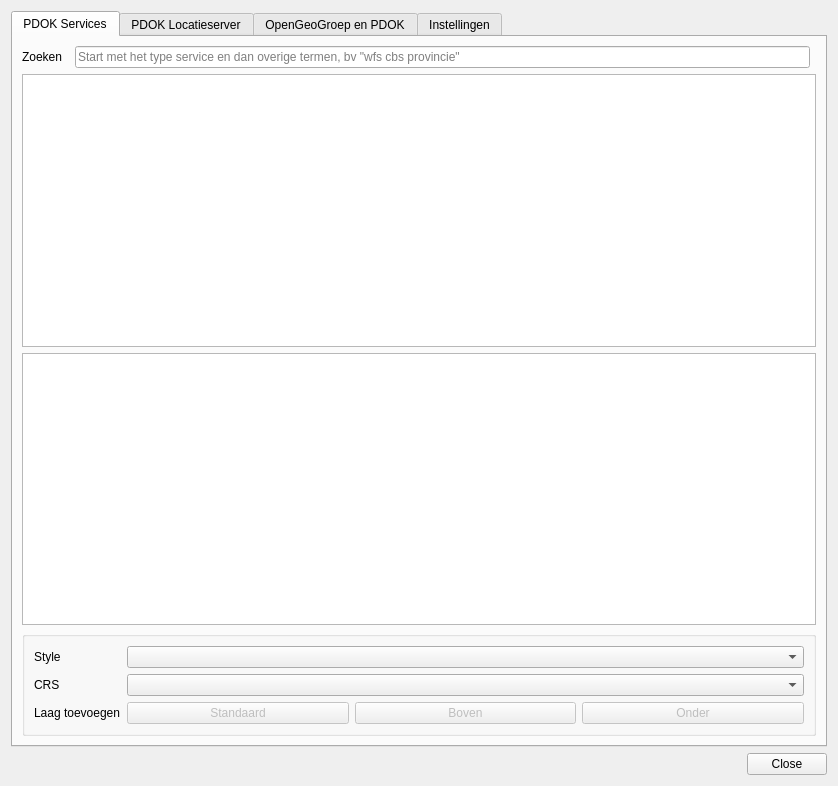
<?xml version="1.0" encoding="UTF-8"?>
<ui version="4.0">
 <class>PdokServicesPlugin</class>
 <widget class="QDialog" name="PdokServicesPluginDialog">
  <property name="geometry">
   <rect>
    <x>0</x>
    <y>0</y>
    <width>838</width>
    <height>786</height>
   </rect>
  </property>
  <property name="windowTitle">
   <string>PDOK Services Plugin</string>
  </property>
  <layout class="QVBoxLayout" name="verticalLayout">
   <item>
    <widget class="QTabWidget" name="tabWidget">
     <property name="sizePolicy">
      <sizepolicy hsizetype="Expanding" vsizetype="Expanding">
       <horstretch>0</horstretch>
       <verstretch>0</verstretch>
      </sizepolicy>
     </property>
     <property name="currentIndex">
      <number>0</number>
     </property>
     <widget class="QWidget" name="layers_tab">
      <attribute name="title">
       <string>PDOK Services</string>
      </attribute>
      <layout class="QGridLayout" name="gridLayout_2">
       <item row="1" column="0" colspan="4">
        <widget class="QTableView" name="servicesView">
         <property name="sizePolicy">
          <sizepolicy hsizetype="Expanding" vsizetype="Expanding">
           <horstretch>0</horstretch>
           <verstretch>0</verstretch>
          </sizepolicy>
         </property>
         <property name="minimumSize">
          <size>
           <width>0</width>
           <height>0</height>
          </size>
         </property>
         <attribute name="horizontalHeaderDefaultSectionSize">
          <number>150</number>
         </attribute>
        </widget>
       </item>
       <item row="2" column="0" colspan="4">
        <widget class="QTextBrowser" name="layer_info">
         <property name="sizePolicy">
          <sizepolicy hsizetype="Expanding" vsizetype="Expanding">
           <horstretch>0</horstretch>
           <verstretch>0</verstretch>
          </sizepolicy>
         </property>
         <property name="maximumSize">
          <size>
           <width>16777215</width>
           <height>400</height>
          </size>
         </property>
         <property name="openExternalLinks">
          <bool>true</bool>
         </property>
        </widget>
       </item>
       <item row="0" column="2">
        <widget class="QLineEdit" name="layerSearch">
         <property name="placeholderText">
          <string>Start met het type service en dan overige termen, bv &quot;wfs cbs provincie&quot;</string>
         </property>
         <property name="clearButtonEnabled">
          <bool>true</bool>
         </property>
        </widget>
       </item>
       <item row="0" column="0">
        <widget class="QLabel" name="label">
         <property name="text">
          <string>Zoeken</string>
         </property>
        </widget>
       </item>
       <item row="3" column="0" colspan="4">
        <widget class="QGroupBox" name="layer_options_groupbox">
         <property name="sizePolicy">
          <sizepolicy hsizetype="Expanding" vsizetype="Fixed">
           <horstretch>0</horstretch>
           <verstretch>0</verstretch>
          </sizepolicy>
         </property>
         <property name="title">
          <string/>
         </property>
         <layout class="QFormLayout" name="formLayout">
          <item row="1" column="0">
           <widget class="QLabel" name="wmsStyleLabel">
            <property name="text">
             <string>Style</string>
            </property>
           </widget>
          </item>
          <item row="1" column="1">
           <widget class="QComboBox" name="wmsStyleComboBox">
            <property name="editable">
             <bool>false</bool>
            </property>
           </widget>
          </item>
          <item row="3" column="0">
           <widget class="QLabel" name="labelCrs">
            <property name="text">
             <string>CRS</string>
            </property>
           </widget>
          </item>
          <item row="3" column="1">
           <widget class="QComboBox" name="comboSelectProj"/>
          </item>
          <item row="5" column="0">
           <widget class="QLabel" name="labelAddLayer">
            <property name="text">
             <string>Laag toevoegen</string>
            </property>
           </widget>
          </item>
          <item row="5" column="1">
           <layout class="QHBoxLayout" name="horizontalLayout">
            <item>
             <widget class="QPushButton" name="btnLoadLayer">
              <property name="enabled">
               <bool>false</bool>
              </property>
              <property name="toolTip">
               <string>Boven actieve kaartlaag toevoegen</string>
              </property>
              <property name="text">
               <string>Standaard</string>
              </property>
             </widget>
            </item>
            <item>
             <widget class="QPushButton" name="btnLoadLayerTop">
              <property name="enabled">
               <bool>false</bool>
              </property>
              <property name="toolTip">
               <string>Als bovenste kaartlaag toevoegen</string>
              </property>
              <property name="text">
               <string>Boven</string>
              </property>
             </widget>
            </item>
            <item>
             <widget class="QPushButton" name="btnLoadLayerBottom">
              <property name="enabled">
               <bool>false</bool>
              </property>
              <property name="toolTip">
               <string>Als onderste kaartlaag toevoegen</string>
              </property>
              <property name="text">
               <string>Onder</string>
              </property>
             </widget>
            </item>
           </layout>
          </item>
         </layout>
        </widget>
       </item>
      </layout>
     </widget>
     <widget class="QWidget" name="ls_tab">
      <attribute name="title">
       <string>PDOK Locatieserver</string>
      </attribute>
      <layout class="QGridLayout" name="gridLayout_4">
       <item row="2" column="0">
        <widget class="QLabel" name="geocoderResultSearchLabel">
         <property name="enabled">
          <bool>false</bool>
         </property>
         <property name="text">
          <string>Filter Resultaten </string>
         </property>
        </widget>
       </item>
       <item row="4" column="0" colspan="3">
        <widget class="QTextBrowser" name="lookupinfo">
         <property name="openExternalLinks">
          <bool>true</bool>
         </property>
        </widget>
       </item>
       <item row="0" column="1" colspan="2">
        <widget class="QLineEdit" name="geocoderSearch">
         <property name="text">
          <string/>
         </property>
         <property name="clearButtonEnabled">
          <bool>true</bool>
         </property>
        </widget>
       </item>
       <item row="3" column="0" colspan="3">
        <widget class="QTableView" name="geocoderResultView"/>
       </item>
       <item row="2" column="1" colspan="2">
        <widget class="QLineEdit" name="geocoderResultSearch">
         <property name="enabled">
          <bool>false</bool>
         </property>
         <property name="clearButtonEnabled">
          <bool>true</bool>
         </property>
        </widget>
       </item>
       <item row="0" column="0">
        <widget class="QLabel" name="label_6">
         <property name="sizePolicy">
          <sizepolicy hsizetype="Fixed" vsizetype="Preferred">
           <horstretch>0</horstretch>
           <verstretch>0</verstretch>
          </sizepolicy>
         </property>
         <property name="text">
          <string>Zoek</string>
         </property>
        </widget>
       </item>
       <item row="1" column="0" colspan="3">
        <widget class="QGroupBox" name="groupBox_3">
         <property name="sizePolicy">
          <sizepolicy hsizetype="Preferred" vsizetype="Preferred">
           <horstretch>0</horstretch>
           <verstretch>0</verstretch>
          </sizepolicy>
         </property>
         <property name="title">
          <string>Zoek Type</string>
         </property>
         <layout class="QGridLayout" name="gridLayout_5">
          <item row="0" column="0">
           <widget class="QCheckBox" name="cbx_gem">
            <property name="text">
             <string>Gemeente</string>
            </property>
            <property name="checked">
             <bool>true</bool>
            </property>
           </widget>
          </item>
          <item row="2" column="0">
           <widget class="QCheckBox" name="cbx_weg">
            <property name="text">
             <string>Weg (BAG openbare ruimte)</string>
            </property>
            <property name="checked">
             <bool>true</bool>
            </property>
           </widget>
          </item>
          <item row="1" column="0">
           <widget class="QCheckBox" name="cbx_wpl">
            <property name="text">
             <string>Woonplaats</string>
            </property>
            <property name="checked">
             <bool>true</bool>
            </property>
           </widget>
          </item>
          <item row="0" column="1">
           <widget class="QCheckBox" name="cbx_adr">
            <property name="text">
             <string>Adres</string>
            </property>
            <property name="checked">
             <bool>true</bool>
            </property>
           </widget>
          </item>
          <item row="1" column="1">
           <widget class="QCheckBox" name="cbx_pcl">
            <property name="text">
             <string>Perceel</string>
            </property>
            <property name="checked">
             <bool>true</bool>
            </property>
           </widget>
          </item>
          <item row="2" column="1">
           <widget class="QCheckBox" name="cbx_hmp">
            <property name="text">
             <string>Hectometerpaal</string>
            </property>
            <property name="checked">
             <bool>true</bool>
            </property>
           </widget>
          </item>
          <item row="3" column="0">
           <widget class="QCheckBox" name="cbx_pcd">
            <property name="text">
             <string>Postcode</string>
            </property>
            <property name="checked">
             <bool>true</bool>
            </property>
           </widget>
          </item>
          <item row="3" column="1">
           <widget class="QPushButton" name="pushButton">
            <property name="sizePolicy">
             <sizepolicy hsizetype="Minimum" vsizetype="Fixed">
              <horstretch>0</horstretch>
              <verstretch>0</verstretch>
             </sizepolicy>
            </property>
            <property name="text">
             <string>Toggle All/None</string>
            </property>
           </widget>
          </item>
         </layout>
        </widget>
       </item>
      </layout>
     </widget>
     <widget class="QWidget" name="about_tab">
      <attribute name="title">
       <string>OpenGeoGroep en PDOK</string>
      </attribute>
      <layout class="QGridLayout" name="gridLayout_3">
       <item row="0" column="0">
        <widget class="QTextBrowser" name="webView">
         <property name="html">
          <string>&lt;!DOCTYPE HTML PUBLIC &quot;-//W3C//DTD HTML 4.0//EN&quot; &quot;http://www.w3.org/TR/REC-html40/strict.dtd&quot;&gt;
&lt;html&gt;&lt;head&gt;&lt;meta name=&quot;qrichtext&quot; content=&quot;1&quot; /&gt;&lt;style type=&quot;text/css&quot;&gt;
p, li { white-space: pre-wrap; }
&lt;/style&gt;&lt;/head&gt;&lt;body style=&quot; font-family:'Cantarell'; font-size:11pt; font-weight:400; font-style:normal;&quot;&gt;
&lt;p style=&quot; margin-top:12px; margin-bottom:12px; margin-left:0px; margin-right:0px; -qt-block-indent:0; text-indent:0px; line-height:162.5%;&quot;&gt;&lt;span style=&quot; font-family:'Helvetica Neue','Helvetica','Arial','sans-serif'; font-size:15px; font-weight:304; color:#444444;&quot;&gt;Deze plugin wordt gemaakt door Richard Duivenvoorde (&lt;/span&gt;&lt;a href=&quot;http://www.zuidt.nl&quot;&gt;&lt;span style=&quot; font-family:'Helvetica Neue','Helvetica','Arial','sans-serif'; font-size:15px; font-weight:304; text-decoration: underline; color:#0000ff;&quot;&gt;Zuidt&lt;/span&gt;&lt;/a&gt;&lt;span style=&quot; font-family:'Helvetica Neue','Helvetica','Arial','sans-serif'; font-size:15px; font-weight:304; color:#444444;&quot;&gt;). &lt;br /&gt;De code van deze plugin is te vinden op &lt;/span&gt;&lt;a href=&quot;https://github.com/rduivenvoorde/pdokservicesplugin&quot;&gt;&lt;span style=&quot; font-family:'Helvetica Neue','Helvetica','Arial','sans-serif'; font-size:15px; font-weight:304; text-decoration: underline; color:#0000ff;&quot;&gt;Github&lt;/span&gt;&lt;/a&gt;&lt;span style=&quot; font-family:'Helvetica Neue','Helvetica','Arial','sans-serif'; font-size:15px; font-weight:304; color:#444444;&quot;&gt;. Bugs kunt u daar melden. &lt;/span&gt;&lt;/p&gt;
&lt;h2 style=&quot; margin-top:16px; margin-bottom:12px; margin-left:0px; margin-right:0px; -qt-block-indent:0; text-indent:0px; line-height:162.5%;&quot;&gt;&lt;span style=&quot; font-family:'Helvetica Neue','Helvetica','Arial','sans-serif'; font-size:x-large; font-weight:600; color:#444444;&quot;&gt;PDOK&lt;/span&gt;&lt;span style=&quot; font-family:'Helvetica Neue','Helvetica','Arial','sans-serif'; font-size:x-large; font-weight:304; color:#444444;&quot;&gt; &lt;/span&gt;&lt;/h2&gt;
&lt;p style=&quot; margin-top:12px; margin-bottom:12px; margin-left:0px; margin-right:0px; -qt-block-indent:0; text-indent:0px; line-height:162.5%;&quot;&gt;&lt;img src=&quot;:/plugins/pdokservicesplugin/resources/pdok.png&quot; style=&quot;float: left;&quot; /&gt;&lt;span style=&quot; font-family:'Helvetica Neue','Helvetica','Arial','sans-serif'; font-size:15px; font-weight:304; color:#444444;&quot;&gt; &lt;/span&gt;&lt;a href=&quot;http://www.pdok.nl&quot;&gt;&lt;span style=&quot; font-family:'Helvetica Neue','Helvetica','Arial','sans-serif'; font-size:15px; font-weight:304; text-decoration: underline; color:#0000ff;&quot;&gt;PDOK&lt;/span&gt;&lt;/a&gt;&lt;span style=&quot; font-family:'Helvetica Neue','Helvetica','Arial','sans-serif'; font-size:15px; font-weight:304; color:#444444;&quot;&gt; stelt webservices beschikbaar van landsdekkende geo-informatie afkomstig van overheden. Deze data komen rechtstreeks bij de bron vandaan, d.w.z. dat overheidsorganisaties bronhouder van deze data zijn. Daardoor zijn de data actueel en betrouwbaar. Bovendien zijn ze door elke afnemer (overheid, bedrijf, particulier) kosteloos te gebruiken. &lt;/span&gt;&lt;/p&gt;
&lt;p style=&quot; margin-top:12px; margin-bottom:12px; margin-left:0px; margin-right:0px; -qt-block-indent:0; text-indent:0px; line-height:162.5%;&quot;&gt;&lt;span style=&quot; font-family:'Helvetica Neue','Helvetica','Arial','sans-serif'; font-size:15px; font-weight:304; color:#444444;&quot;&gt;De lijst van services en lagen in deze plugin worden met behulp van het &lt;/span&gt;&lt;span style=&quot; font-family:'monospace'; font-size:15px; font-weight:304; color:#444444;&quot;&gt;pdokservicesspider&lt;/span&gt;&lt;span style=&quot; font-family:'Helvetica Neue','Helvetica','Arial','sans-serif'; font-size:15px; font-weight:304; color:#444444;&quot;&gt; script gegeneerd (te vinden op &lt;/span&gt;&lt;a href=&quot;https://github.com/rduivenvoorde/pdokservicesplugin&quot;&gt;&lt;span style=&quot; font-family:'Helvetica Neue','Helvetica','Arial','sans-serif'; font-size:15px; font-weight:304; text-decoration: underline; color:#0000ff;&quot;&gt;Github&lt;/span&gt;&lt;/a&gt;&lt;span style=&quot; font-family:'Helvetica Neue','Helvetica','Arial','sans-serif'; font-size:15px; font-weight:304; color:#444444;&quot;&gt;). Dit script genereert deze lijst op basis van de &lt;/span&gt;&lt;a href=&quot;https://www.nationaalgeoregister.nl/geonetwork/srv/dut/csw?service=CSW&amp;amp;request=GetCapabilities&amp;amp;version=2.0.2&quot;&gt;&lt;span style=&quot; font-family:'Helvetica Neue','Helvetica','Arial','sans-serif'; font-size:15px; font-weight:304; text-decoration: underline; color:#0000ff;&quot;&gt;CSW service&lt;/span&gt;&lt;/a&gt;&lt;span style=&quot; font-family:'Helvetica Neue','Helvetica','Arial','sans-serif'; font-size:15px; font-weight:304; color:#444444;&quot;&gt; van het &lt;/span&gt;&lt;a href=&quot;https://www.nationaalgeoregister.nl/&quot;&gt;&lt;span style=&quot; font-family:'Helvetica Neue','Helvetica','Arial','sans-serif'; font-size:15px; font-weight:304; text-decoration: underline; color:#0000ff;&quot;&gt;Nationaal Georegister&lt;/span&gt;&lt;/a&gt;&lt;span style=&quot; font-family:'Helvetica Neue','Helvetica','Arial','sans-serif'; font-size:15px; font-weight:304; color:#444444;&quot;&gt;. &lt;/span&gt;&lt;/p&gt;
&lt;h2 style=&quot; margin-top:16px; margin-bottom:12px; margin-left:0px; margin-right:0px; -qt-block-indent:0; text-indent:0px; line-height:162.5%;&quot;&gt;&lt;span style=&quot; font-family:'Helvetica Neue','Helvetica','Arial','sans-serif'; font-size:x-large; font-weight:600; color:#444444;&quot;&gt;OpenGeoGroep&lt;/span&gt;&lt;span style=&quot; font-family:'Helvetica Neue','Helvetica','Arial','sans-serif'; font-size:x-large; font-weight:304; color:#444444;&quot;&gt; &lt;/span&gt;&lt;/h2&gt;
&lt;h3 style=&quot; margin-top:14px; margin-bottom:12px; margin-left:0px; margin-right:0px; -qt-block-indent:0; text-indent:0px; line-height:162.5%;&quot;&gt;&lt;span style=&quot; font-family:'Helvetica Neue','Helvetica','Arial','sans-serif'; font-size:large; font-weight:600; color:#444444;&quot;&gt;Anders denken, Anders doen..&lt;/span&gt;&lt;span style=&quot; font-family:'Helvetica Neue','Helvetica','Arial','sans-serif'; font-size:large; font-weight:304; color:#444444;&quot;&gt; &lt;/span&gt;&lt;/h3&gt;
&lt;p style=&quot; margin-top:12px; margin-bottom:12px; margin-left:0px; margin-right:0px; -qt-block-indent:0; text-indent:0px; line-height:162.5%;&quot;&gt;&lt;img src=&quot;:/plugins/pdokservicesplugin/resources/ogg.gif&quot; style=&quot;float: left;&quot; /&gt;&lt;span style=&quot; font-family:'Helvetica Neue','Helvetica','Arial','sans-serif'; font-size:15px; font-weight:304; color:#444444;&quot;&gt;De &lt;/span&gt;&lt;a href=&quot;http://www.opengeogroep.nl&quot;&gt;&lt;span style=&quot; font-family:'Helvetica Neue','Helvetica','Arial','sans-serif'; font-size:15px; font-weight:304; text-decoration: underline; color:#0000ff;&quot;&gt;OpenGeoGroep&lt;/span&gt;&lt;/a&gt;&lt;span style=&quot; font-family:'Helvetica Neue','Helvetica','Arial','sans-serif'; font-size:15px; font-weight:304; color:#444444;&quot;&gt; is een commerciele ICT-dienstverlener die diensten en oplossingen biedt voor geo-informatie vraagstukken. Al onze diensten zijn leveranciersonafhankelijk. De OpenGeoGroep onderscheidt zich door het aanbieden van diensten en innovatieve oplossingen gebaseerd op professionele Open Source Software en op basis van Open Standaarden.&lt;/span&gt; &lt;/p&gt;&lt;/body&gt;&lt;/html&gt;</string>
         </property>
         <property name="openExternalLinks">
          <bool>true</bool>
         </property>
        </widget>
       </item>
      </layout>
     </widget>
     <widget class="QWidget" name="tab">
      <attribute name="title">
       <string>Instellingen</string>
      </attribute>
      <layout class="QGridLayout" name="gridLayout">
       <item row="0" column="0">
        <widget class="QGroupBox" name="groupBox">
         <property name="title">
          <string>Locatieserver prikker</string>
         </property>
         <layout class="QGridLayout" name="gridLayout_6">
          <item row="0" column="0">
           <widget class="QCheckBox" name="cb_flashing_geoms">
            <property name="text">
             <string>Gebruik 'Flashing Geoms' om locatieserver resultaat op de kaart te tonen ('Vink UIT' voor blijvend kruisje)</string>
            </property>
            <property name="checked">
             <bool>true</bool>
            </property>
           </widget>
          </item>
          <item row="1" column="0">
           <spacer name="verticalSpacer">
            <property name="orientation">
             <enum>Qt::Vertical</enum>
            </property>
            <property name="sizeHint" stdset="0">
             <size>
              <width>20</width>
              <height>40</height>
             </size>
            </property>
           </spacer>
          </item>
         </layout>
        </widget>
       </item>
      </layout>
     </widget>
    </widget>
   </item>
   <item>
    <widget class="QDialogButtonBox" name="buttonBox">
     <property name="orientation">
      <enum>Qt::Horizontal</enum>
     </property>
     <property name="standardButtons">
      <set>QDialogButtonBox::Close</set>
     </property>
    </widget>
   </item>
  </layout>
 </widget>
 <resources/>
 <connections/>
</ui>
